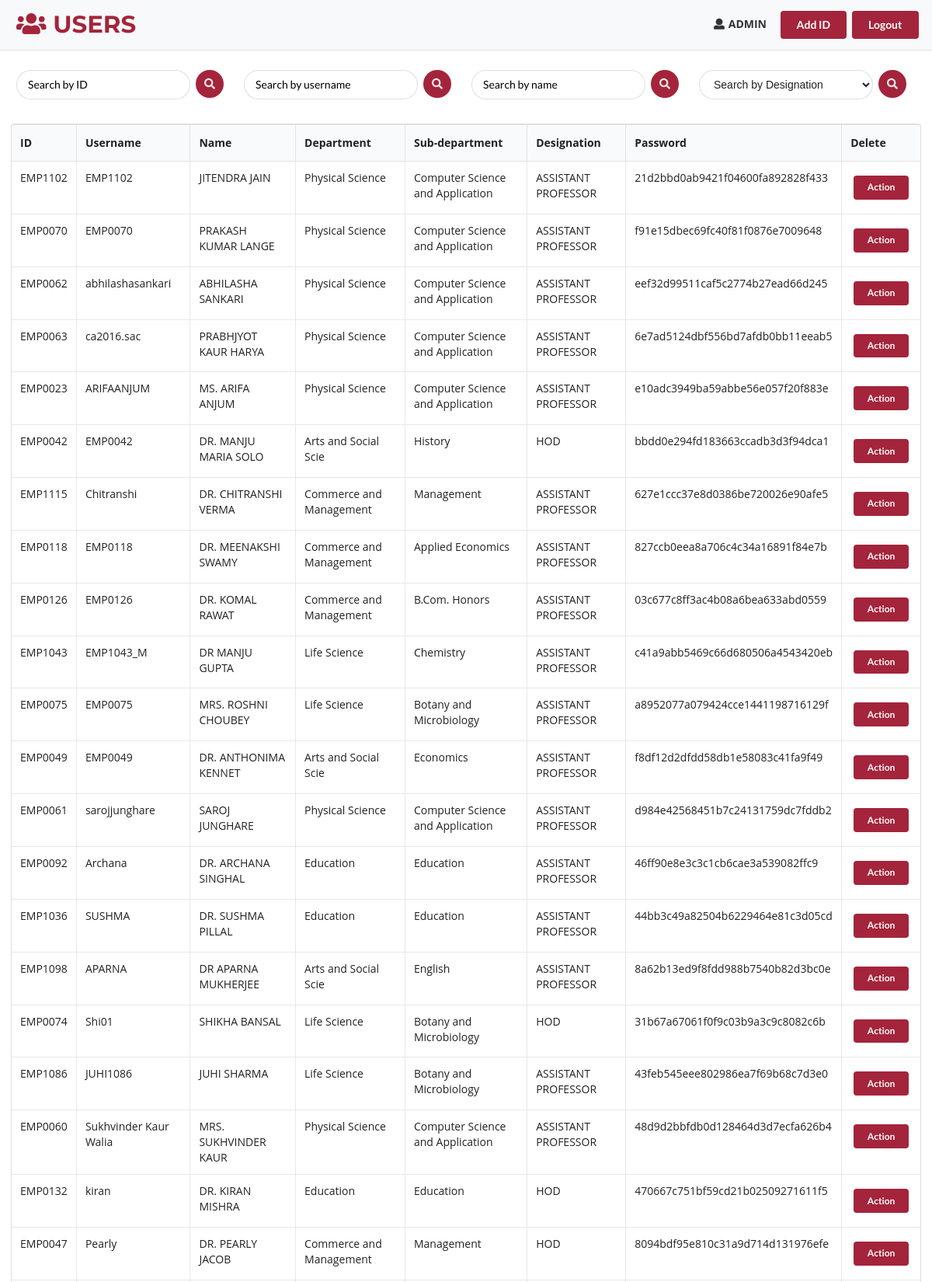
/users.php (signed in, upper part), run on the app's committed database.
### tables this page shows
CREATE TABLE `users` (
  `id` int(11) NOT NULL,
  `tid` varchar(20) NOT NULL,
  `username` varchar(100) NOT NULL,
  `name` varchar(100) NOT NULL,
  `sup_depart` varchar(100) NOT NULL,
  `department` varchar(100) NOT NULL,
  `designation` varchar(50) NOT NULL,
  `password` varchar(100) NOT NULL,
  `ischeck` varchar(100) NOT NULL
);

### users.php (the view, shortened to what this page needs)
<?php include("header.php") ?>
<nav class="navbar navbar-expand-lg navbar-light bg-light border-bottom">
    <h2 class="ml-2 my-0 nav-head"><i class="fa fa-users fa-fw" aria-hidden="true"></i> USERS</h2>
    <div class="collapse navbar-collapse" id="navbarSupportedContent">
        <ul class="navbar-nav ml-auto mt-2 mt-lg-0">
        <p id="username" class="mt-0 mr-3 mt-3"><i class='user icon'></i><strong><?php echo $_SESSION['name'] ?></strong></p>
        <a href="admin-dashboard.php"><button type="submit" class="ui button bg-red mx-1 my-2" id="insert-id">Add ID</button></a>
        <a href="index.php?logout='1'"><button type="submit" class="ui button bg-red mx-1 my-2" id="insert-id">Logout</button></a>
        </ul>
    </div>
 </nav>
<div class="mx-3">
<div class="filter-grid-users my-2">
        <div>
          <form method="get" action="users.php" class="ui form my-3 mx-2">
            <div class="fields">
              <div class="thirteen wide field ">
              <input type="text" name="filter_ID" class="search-bar my-1" placeholder="Search by ID" required>
              </div>
              <button type="submit" class="circular ui inline icon button search-btn my-1">
                <i class="search icon"></i>
              </button>
            </div>
          </form>
        </div>
        <div>
            <form method="get" action="users.php" class="ui form my-3 mx-2">
                <div class="fields">
                    <div class="thirteen wide field">
                        <input type="text" name="filter_username" class="search-bar my-1" placeholder="Search by username" required>
                    </div>
                    <button type="submit" class="circular ui inline icon button search-btn my-1">
                    <i class="search icon"></i>
                    </button>
                </div>
            </form>
        </div>
        <div>
            <form method="get" action="users.php" class="ui form my-3 mx-2">
                <div class="fields">
                    <div class="thirteen wide field">
                        <input type="text" name="filter_name" class="search-bar my-1" placeholder="Search by name" required>
                    </div>
                    <button type="submit" class="circular ui inline icon button search-btn my-1">
                    <i class="search icon"></i>
                    </button>
                </div>
            </form>
        </div>
        <div>
        <form method="get" action="users.php" class="ui form my-3 mx-2">
          <div class="fields">
            <div class="thirteen wide field input">
              <select class="ui fluid dropdown search-day my-1" name="filter_designation" required>
                          <option value="">Search by Designation</option>
                </select>
              </div>
              <button type="submit" class="circular ui inline icon button search-btn my-1">
                <i class="search icon"></i>
              </button>
            </div>
          </form>
        </div>
      </div>
<table class="ui celled table my-3">
  <thead>
	  <tr id="table-head">
      <th>ID</th>
      <th>Username</th>
      <th>Name</th>
      <th>Department</th>
      <th>Sub-department</th>
      <th>Designation</th>
      <th>Password</th>
      <th>Delete</th>
    </tr>
  </thead>
  <tbody>
      <?php
        $filter_ID = $_GET['filter_ID'] != "" ? $_GET['filter_ID'] : "empty";
        $filter_username = $_GET['filter_username'] != "" ? $_GET['filter_username'] : "";
        $filter_name = $_GET['filter_name'] != "" ? $_GET['filter_name'] : "";
        $filter_designation = $_GET['filter_designation'] != "" ? $_GET['filter_designation'] : "";
        if ($filter_ID != "empty") {
            $sql = "SELECT * FROM `users` WHERE `tid`='$filter_ID'";
        } else if ($filter_username != "") {
            $sql = "SELECT * FROM `users` WHERE `username` LIKE '$filter_username%'";
        } else if ($filter_name != "") {
            $sql = "SELECT * FROM `users` WHERE `name` LIKE '$filter_name%'";
        } else if ($filter_designation != "") {
            $sql = "SELECT * FROM `users` WHERE `designation` LIKE '$filter_designation'";
        } else {
            $sql = "SELECT * FROM `users` WHERE 1";
        }
		$result = $db-> query($sql);
		if($result-> num_rows > 0){
			while ($row = $result-> fetch_assoc()) {
                if ($row["username"]=='admin') {
                    continue;
                }
               ?>
               <tr>
                   <td><?php echo $row["tid"] ?></td>
                   <td><?php echo $row["username"]  ?></td>
                   <td><?php echo strtoupper($row["name"])  ?></td>
                   <td><?php echo $row["sup_depart"]  ?></td>
                   <td><?php echo $row["department"]  ?></td>
                   <td><?php echo $row["designation"] == "Professor"?"ASSISTANT PROFESSOR" : strtoupper($row["designation"])  ?></td>
                   <td><?php echo $row["password"]  ?></td>
                  <td id='del'>
                    <a href="user-delete.php?id=<?php echo $row['id']?>&username=<?php echo $row['username'] ?>"><button type="submit" class="ui button bg-red mx-1 my-2 tiny" id="insert-id">Action</button></a>
                  </td>
                </tr>
		<?php	}
		}
	?>
  </tbody>
</table>
</div>
<?php include("footer.php") ?>

### CSS/simple-sidebar.css (style rules this page uses)
.bg-red { background: #a4243b !important; color: white !important; }
.nav-head { color: #a4243b; text-align: center !important; font-size: 2.2em; font-family: "Montserrat", sans-serif !important; }

### CSS/style.css (style rules this page uses)
body { background: white; }
.search-bar { border-radius: 45px !important; }
.search-btn { background: #a4243b !important; box-shadow: none !important; color: #fff !important; height: fit-content; }
::placeholder { color: #000 !important; }
.search-day { font-size: 1em; line-height: 1.21428571em; padding: 0.67857143em 1em !important; border-radius: 45px !important; border: 1px solid rgba(34, 36, 38, 0.15) !important; }
.filter-grid-users { display: grid; grid-template-columns: 1fr 1fr 1fr 1fr; }

### data on the page
users: tid "EMP1102", username "EMP1102", name "JITENDRA JAIN", sup_depart "Physical Science", department "Computer Science and Application", designation "ASSISTANT PROFESSOR", password "21d2bbd0ab9421f04600fa892828f433"
users: tid "EMP0070", username "EMP0070", name "PRAKASH KUMAR LANGE", sup_depart "Physical Science", department "Computer Science and Application", designation "ASSISTANT PROFESSOR", password "f91e15dbec69fc40f81f0876e7009648"
users: tid "EMP0062", username "abhilashasankari", name "ABHILASHA SANKARI", sup_depart "Physical Science", department "Computer Science and Application", designation "ASSISTANT PROFESSOR", password "eef32d99511caf5c2774b27ead66d245"
users: tid "EMP0063", username "ca2016.sac", name "PRABHJYOT KAUR HARYA", sup_depart "Physical Science", department "Computer Science and Application", designation "ASSISTANT PROFESSOR", password "6e7ad5124dbf556bd7afdb0bb11eeab5"
users: tid "EMP0023", username "ARIFAANJUM", name "MS. ARIFA ANJUM", sup_depart "Physical Science", department "Computer Science and Application", designation "ASSISTANT PROFESSOR", password "e10adc3949ba59abbe56e057f20f883e"
users: tid "EMP0042", username "EMP0042", name "DR. MANJU MARIA SOLO", sup_depart "Arts and Social Scie", department "History", designation "HOD", password "bbdd0e294fd183663ccadb3d3f94dca1"
users: tid "EMP1115", username "Chitranshi", name "DR. CHITRANSHI VERMA", sup_depart "Commerce and Management", department "Management", designation "ASSISTANT PROFESSOR", password "627e1ccc37e8d0386be720026e90afe5"
users: tid "EMP0118", username "EMP0118", name "DR. MEENAKSHI SWAMY", sup_depart "Commerce and Management", department "Applied Economics", designation "ASSISTANT PROFESSOR", password "827ccb0eea8a706c4c34a16891f84e7b"
users: tid "EMP0126", username "EMP0126", name "DR. KOMAL RAWAT", sup_depart "Commerce and Management", department "B.Com. Honors", designation "ASSISTANT PROFESSOR", password "03c677c8ff3ac4b08a6bea633abd0559"
users: tid "EMP1043", username "EMP1043_M", name "DR MANJU GUPTA", sup_depart "Life Science", department "Chemistry", designation "ASSISTANT PROFESSOR", password "c41a9abb5469c66d680506a4543420eb"
users: tid "EMP0075", username "EMP0075", name "MRS. ROSHNI CHOUBEY", sup_depart "Life Science", department "Botany and Microbiology", designation "ASSISTANT PROFESSOR", password "a8952077a079424cce1441198716129f"
users: tid "EMP0049", username "EMP0049", name "DR. ANTHONIMA KENNET", sup_depart "Arts and Social Scie", department "Economics", designation "ASSISTANT PROFESSOR", password "f8df12d2dfdd58db1e58083c41fa9f49"
users: tid "EMP0061", username "sarojjunghare", name "SAROJ JUNGHARE", sup_depart "Physical Science", department "Computer Science and Application", designation "ASSISTANT PROFESSOR", password "d984e42568451b7c24131759dc7fddb2"
users: tid "EMP0092", username "Archana", name "DR. ARCHANA SINGHAL", sup_depart "Education", department "Education", designation "ASSISTANT PROFESSOR", password "46ff90e8e3c3c1cb6cae3a539082ffc9"
users: tid "EMP1036", username "SUSHMA", name "DR. SUSHMA PILLAL", sup_depart "Education", department "Education", designation "ASSISTANT PROFESSOR", password "44bb3c49a82504b6229464e81c3d05cd"
users: tid "EMP1098", username "APARNA", name "DR APARNA MUKHERJEE", sup_depart "Arts and Social Scie", department "English", designation "ASSISTANT PROFESSOR", password "8a62b13ed9f8fdd988b7540b82d3bc0e"
users: tid "EMP0074", username "Shi01", name "SHIKHA BANSAL", sup_depart "Life Science", department "Botany and Microbiology", designation "HOD", password "31b67a67061f0f9c03b9a3c9c8082c6b"
users: tid "EMP1086", username "JUHI1086", name "JUHI SHARMA", sup_depart "Life Science", department "Botany and Microbiology", designation "ASSISTANT PROFESSOR", password "43feb545eee802986ea7f69b68c7d3e0"
users: tid "EMP0060", username "Sukhvinder Kaur Walia", name "MRS. SUKHVINDER KAUR", sup_depart "Physical Science", department "Computer Science and Application", designation "ASSISTANT PROFESSOR", password "48d9d2bbfdb0d128464d3d7ecfa626b4"
users: tid "EMP0132", username "kiran", name "DR. KIRAN MISHRA", sup_depart "Education", department "Education", designation "HOD", password "470667c751bf59cd21b02509271611f5"
users: tid "EMP0047", username "Pearly", name "DR. PEARLY JACOB", sup_depart "Commerce and Management", department "Management", designation "HOD", password "8094bdf95e810c31a9d714d131976efe"

### other printed values
$_SESSION['name'] "ADMIN"
